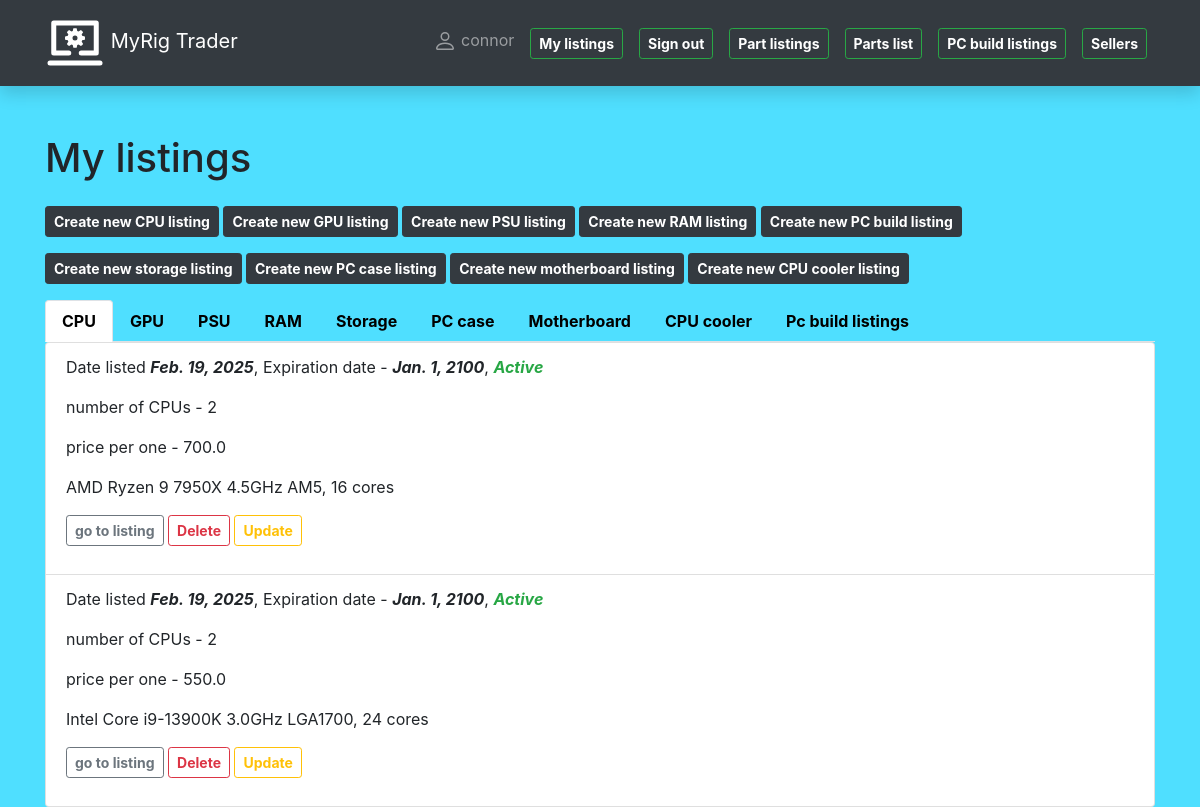
Page /pcportal/mylistings/ (signed in) on the earlier database version.
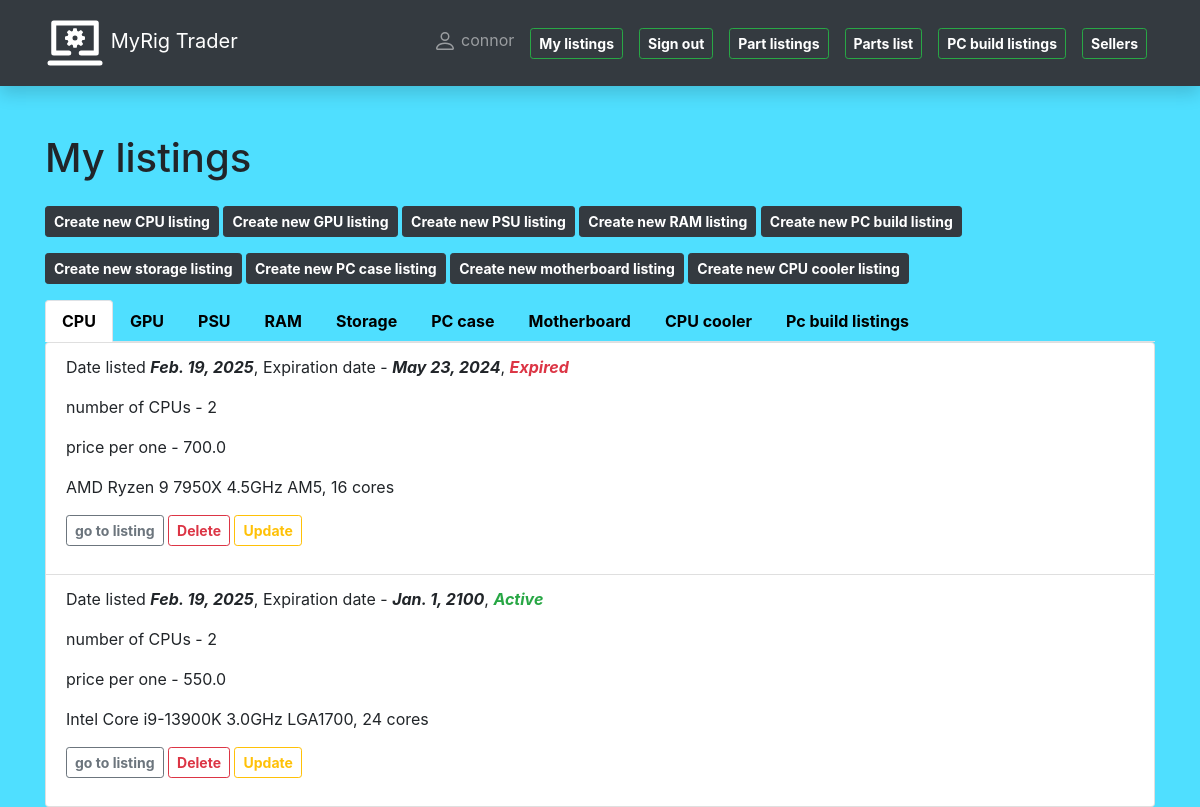
Same page on the later database version.
### pcportal/models/part_listing_models.py (models this page shows, shortened)
class PartListing(models.Model):
    date_created = models.DateField("Date listed", auto_now_add=True)
    expiration_date = models.DateField("Expiration date", default="2025-03-20")
    quantity = models.IntegerField("quantity",
                                   help_text="Quantity of units")
    price = models.FloatField("Price per piece")
    listing_seller = models.ForeignKey(User, on_delete=models.SET_NULL, null=True, blank=True)
    @property
    def exp_status(self):
        if self.expiration_date < date.today():
            return "Expired"
        return "Active"
    class Meta:
        abstract = True

class CpuListing(PartListing):
    cpu = models.ForeignKey(Cpu, on_delete=models.CASCADE)
    seller = models.ForeignKey(Seller, on_delete=models.CASCADE,
                               related_name="cpu_listing")
    def display_seller(self):
        return f"{self.seller.f_name} {self.seller.l_name}"
    display_seller.short_description = "SELLER"

### pcportal/models/part_models.py (models this page shows, shortened)
class Cpu(models.Model):
    brand = models.CharField("CPU brand", max_length=30,
                             help_text="CPU brand name")
    cpu_model = models.CharField("CPU model", max_length=30)
    cores = models.IntegerField("Number of cores",
                                help_text="Number of cpu cores",
                                null=True, blank=True)
    base_clock_speed = models.FloatField("Base clock speed",
                                         help_text="Base clock speed of CPU, GHz",
                                         null=True, blank=True)
    socket_type = models.CharField("CPU socket",
                                   max_length=30,
                                   help_text="CPU socket type, (AM4, LGA 1151, etc.)",
                                   null=True, blank=True)
    def speed_display(self):
        """
        This function adds GHz next to
        base clock speed. returns speed with GHz
        in an f string.
        """
        return f"{self.base_clock_speed}GHz"
    speed_display.short_description = "BASE CLOCK SPEED"

### pcportal/views/user_views.py (the view)
# urls.py: path('mylistings/', views.get_user_listings, name='my-listings'),
@login_required
def get_user_listings(request):
    user = request.user
    cpu_listings = CpuListing.objects.filter(listing_seller=user)
    gpu_listings = GpuListing.objects.filter(listing_seller=user)
    psu_listings = PsuListing.objects.filter(listing_seller=user)
    ram_listings = RamListing.objects.filter(listing_seller=user)
    storage_listings = StorageListing.objects.filter(listing_seller=user)
    casepc_listings = CasePCListing.objects.filter(listing_seller=user)
    motherboard_listings = MotherboardListing.objects.filter(listing_seller=user)
    cpucooler_listings = CpuCoolerListing.objects.filter(listing_seller=user)
    pcbuild_listings = PcBuildListing.objects.filter(listing_seller=user)
    context_my = {
        'cpu_listings': cpu_listings,
        'gpu_listings': gpu_listings,
        'psu_listings': psu_listings,
        'ram_listings': ram_listings,
        'storage_listings': storage_listings,
        'casepc_listings': casepc_listings,
        'motherboard_listings': motherboard_listings,
        'cpucooler_listings': cpucooler_listings,
        'pcbuild_listings': pcbuild_listings,
    }
    return render(request, 'mylistings.html', context=context_my)

### pcportal/models/build_with_listing.py (called while the page is built)
    def cpu_disp(self):
        if self.cpu:
            return f"{self.cpu.brand} {self.cpu.cpu_model}"
        else:
            return "No Cpu"

    def gpu_disp(self):
        if self.gpu:
            return f"{self.gpu.gpu_model}"
        else:
            return "No GPU"

    def motherboard_disp(self):
        if self.motherboard:
            return f"{self.motherboard.motherboard_name}"
        else:
            return "No motherboard"

    def ram_disp(self):
        if self.ram.exists():
            ram_detes = []
            for ram_build in self.ram.all():
                ram_detes.append(f"{ram_build.quantity}x{ram_build.ram.capacity}GB")
            rams = ', '.join(ram_detes)
            return f"{rams} RAM"
        else:
            return "No RAMs"

    def storage_disp(self):
        if self.storage.exists():
            storages_detes = []
            for storage_build in self.storage.all():
                storages_detes.append(f"{storage_build.quantity}x{storage_build.storage.capacity}GB "
                                      f"{storage_build.storage.storage_type}")
            storages = ', '.join(storages_detes)
            return f"{storages}"
        else:
            return "No storage"

    @property
    def exp_status(self):
        if self.expiration_date < date.today():
            return "Expired"
        return "Active"

    @property
    def count_likes(self):
        return self.likes.count()

    def pc_name(self):
        return f"{self.pc_build.title}"

### pcportal/models/part_models.py (called while the page is built)
    def vram_display(self):
        return f"{self.vram}GB"

    def speed_display(self):
        return f"{self.clock_speed}MHz"

    def ram_display(self):
        return f"{self.capacity}GB"

    def speed_display(self):
        return f"{self.ram_speed}MHz"

    def capacity_display(self):
        return f"{self.capacity}GB"

    def write_display(self):
        return f"{self.write_speed}MB/s"

    def read_display(self):
        return f"{self.read_speed}MB/s"

### pcportal/templates/mylistings.html (shortened to what this page needs)
{% extends 'base.html' %}
{% block content %}
<h1>My listings</h1>
<p class="mt-4">
    <a href="{% url 'create-cpulisting' %}">
        <button class="btn btn-dark btn-sm"><b>Create new CPU listing</b></button></a>
    <a href="{% url 'create-gpulisting' %}">
        <button class="btn btn-dark btn-sm"><b>Create new GPU listing</b></button></a>
    <a href="{% url 'create-psulisting' %}">
        <button class="btn btn-dark btn-sm"><b>Create new PSU listing</b></button></a>
    <a href="{% url 'create-ramlisting' %}">
        <button class="btn btn-dark btn-sm"><b>Create new RAM listing</b></button></a>
    <a href="{% url 'create-pcbuildlisting' %}">
        <button class="btn btn-dark btn-sm"><b>Create new PC build listing</b></button></a>
</p>
<p>
    <a href="{% url 'create-storagelisting' %}">
        <button class="btn btn-dark btn-sm"><b>Create new storage listing</b></button></a>
    <a href="{% url 'create-casepclisting' %}">
        <button class="btn btn-dark btn-sm"><b>Create new PC case listing</b></button></a>
    <a href="{% url 'create-motherboardlisting' %}">
        <button class="btn btn-dark btn-sm"><b>Create new motherboard listing</b></button></a>
    <a href="{% url 'create-cpucoolerlisting' %}">
        <button class="btn btn-dark btn-sm"><b>Create new CPU cooler listing</b></button></a>
</p>
<ul class="nav nav-tabs" id="myTab" role="tablist" >
    <li class="nav-item">
        <a class="nav-link active" id="cpu-tab" data-toggle="tab"
           href="#cpu" role="tab" style="color: black"><b>CPU</b></a>
    </li>
        <li class="nav-item">
        <a class="nav-link" id="gpu-tab" data-toggle="tab"
           href="#gpu" role="tab" style="color: black"><b>GPU</b></a>
    </li>
        <li class="nav-item">
        <a class="nav-link" id="psu-tab" data-toggle="tab"
           href="#psu" role="tab" style="color: black"><b>PSU</b></a>
    </li>
        <li class="nav-item">
        <a class="nav-link" id="ram-tab" data-toggle="tab"
           href="#ram" role="tab" style="color: black"><b>RAM</b></a>
    </li>
        <li class="nav-item">
        <a class="nav-link" id="storage-tab" data-toggle="tab"
           href="#storage" role="tab" style="color: black"><b>Storage</b></a>
    </li>
        <li class="nav-item">
        <a class="nav-link" id="casepc-tab" data-toggle="tab"
           href="#casepc" role="tab" style="color: black"><b>PC case</b></a>
    </li>
        <li class="nav-item">
        <a class="nav-link" id="motherboard-tab" data-toggle="tab"
           href="#motherboard" role="tab" style="color: black"><b>Motherboard</b></a>
    </li>
        <li class="nav-item">
        <a class="nav-link" id="cpucooler-tab" data-toggle="tab"
           href="#cpucooler" role="tab" style="color: black"><b>CPU cooler</b></a>
    </li>
        <li class="nav-item">
        <a class="nav-link" id="pcbuildlistings-tab" data-toggle="tab"
           href="#pcbuildlistings" role="tab" style="color: black"><b>Pc build listings</b></a>
        </li>
</ul>
<div class="tab-content" id="myTabContent">
    <div class="tab-pane fade show active" id="cpu" role="tabpanel">
        {% if cpu_listings %}
         <ul class="list-group">
            {% for listing in cpu_listings %}
                <li class="list-group-item">
                    <p>Date listed <em><b>{{ listing.date_created }}</b></em>,
                        Expiration date - <em><b>{{ listing.expiration_date }}</b></em>,
                        <b style="display: inline;"
                        class="{% if listing.exp_status == 'Active' %} text-success
                        {% else %} text-danger
                        {% endif %}"><em> {{ listing.exp_status }}</em></b>
                        </p>
                        <p>number of CPUs - {{ listing.quantity }}</p>
                            <p>price per one - {{ listing.price }}</p>
                    <p>{{ listing.cpu.brand }} {{ listing.cpu.cpu_model }} {{ listing.cpu.base_clock_speed }}GHz
                        {{ listing.cpu.socket_type }}, {{ listing.cpu.cores }} cores</p>
                    <p>
                    <a href="{% url 'cpu-listing-one' listing.id %}">
                    <button class="btn btn-outline-secondary btn-sm"><b>go to listing</b></button>
                    </a>
                    <a href="{% url 'user-delete-cpulisting' listing.id %}">
                        <button class="btn btn-outline-danger btn-sm"><b>Delete</b></button></a>
                    <a href="{% url 'user-update-cpulisting' listing.id %}">
                        <button class="btn btn-outline-warning btn-sm"><b>Update</b></button></a>
                    </p>
                </li>
             {% endfor %}
         </ul>
        {% else %}
        <p>No CPU listings, sorry</p>
        {% endif %}
    </div>
</div>
{% endblock %}

### pcportal/templates/base.html (shortened to what this page needs)
<!DOCTYPE html>
<html lang="en">
<head>
    <link
            rel="stylesheet"
            href="https://stackpath.bootstrapcdn.com/bootstrap/4.1.3/css/bootstrap.min.css"
    />
    <link
            rel="stylesheet"
            href="https://cdnjs.cloudflare.com/ajax/libs/font-awesome/4.7.0/css/font-awesome.min.css"
    />
    {% load static %}
    <link rel="stylesheet" href="{% static 'css/styles.css' %}"/>
</head>
<body>
<nav
        class="navbar navbar-expand-lg navbar-dark bg-dark static-top mb-5 shadow"
>
    <div class="container">
        <a class="navbar-brand" href="{% url 'index_n' %}">
            MyRig Trader</a
        >
        <div class="collapse navbar-collapse" id="navbarResponsive">
            <ul class="navbar-nav ml-auto">
                {% if user.is_authenticated %}
                <li class="nav-item">
                    <a class="nav-link" href="{% url 'user-profile' %}">
                        {{ user.username }}</a>
                </li>
                <li class="nav-item">
                    <a class="nav-link" href="{% url 'my-listings' %}">
                        <button class="btn btn-outline-success btn-sm text-white"><b>My listings</b></button>
                    </a>
                </li>
                <li class="nav-item">
                    <a class="nav-link" href="{% url 'logout' %}">
                        <button class="btn btn-outline-success btn-sm text-white"><b>Sign out</b></button>
                    </a>
                </li>
                {% endif %}
                <li class="nav-item">
                    <a class="nav-link" href="{% url 'part-listings' %}">
                        <button class="btn btn-outline-success btn-sm text-white"><b>Part listings</b></button>
                    </a>
                </li>
                <li class="nav-item">
                    <a class="nav-link" href="{% url 'part-list' %}">
                        <button class="btn btn-outline-success btn-sm text-white"><b>Parts list</b></button>
                    </a>
                </li>
                <li class="nav-item">
                    <a class="nav-link" href="{% url 'pcbuild-listings' %}">
                        <button class="btn btn-outline-success btn-sm text-white"><b>PC build listings</b></button>
                    </a>
                </li>
                <li class="nav-item">
                    <a class="nav-link" href="{% url 'sellers-all' %}">
                        <button class="btn btn-outline-success btn-sm text-white"><b>Sellers</b></button>
                    </a>
                </li>
            </ul>
        </div>
    </div>
</nav>
<div class="container">{% block content %}{% endblock %}</div>
</body>
</html>

### pcportal/static/css/styles.css (style rules this page uses)
body { background-color: #4fdfff; }

Differences in the rows shown:
changed CpuListing "AMD": expiration_date "Jan. 1, 2100" → "May 23, 2024"; exp_status "Active" → "Expired"
